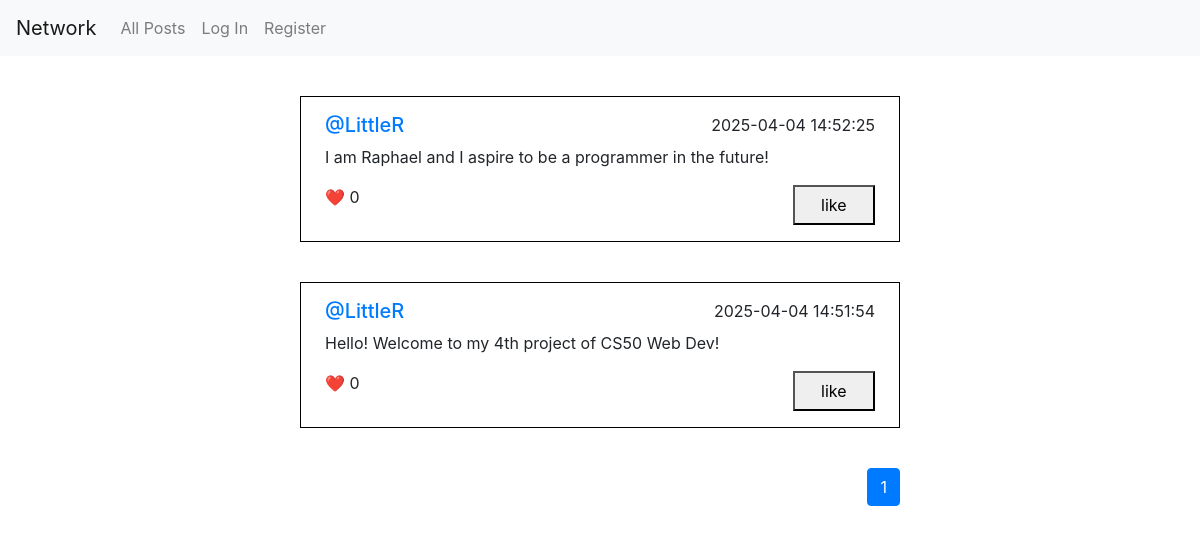
The page / on the database its author committed.
### network/models.py (models this page shows)
class User(AbstractUser):
    pass

class Post(models.Model):
    user = models.ForeignKey(User, on_delete=models.CASCADE, related_name="user_posts")
    content = models.CharField(max_length=1024)
    datetime = models.DateTimeField(auto_now_add=True)

### network/views.py (the view)
# urls.py: path("", views.index, name="index"),
def index(request):
    post_page, page_count, page_list = get_post_page()
    return render(request, "network/index.html", {
        "post_page": post_page,
        "page_no": 1,
        "page_count": page_count,
        "page_list": page_list,
        "filter": "index"
    })

### network/views.py (called while the page is built)
def get_likes_count(post_id):
    return Like.objects.filter(post__id=post_id).count()

### network/templates/network/index.html (shortened to what this page needs)
{% extends "network/layout.html" %}
{% load static %}
{% block body %}
    <div id="posts-div">
        {% for post in post_page %}
            <div class="post-div">
                <div class="post-header-div">
                    <h5 class="post-user"><a href="{% url 'profile' post.user.id %}">@{{ post.user.username }}</a></h5>
                    <div class="post-datetime">{{ post.datetime }}</div>
                </div>
                <div class="post-content-div">
                    <p class="post-content">{{ post.content }}</p>
                </div>
                <div class="post-like-div">
                    <p class="post-likes">❤️ <span class="likes-count">{{ post.likes_count }}</span></p>
                    <button class="like-post-button" onclick="like_post(this)">like</button>
                </div>
            </div>
        {% endfor %}
        {% if post_page %}
            <nav aria-label="Page navigation example" id="pagination-nav">
                <ul class="pagination">
                    {% for num in page_list %}
                        {% if num == page_no %}
                            <li class="page-item active" aria-current="page">
                                <a class="page-link" href="#">{{ num }}</a>
                            </li>
                        {% else %}
                            <li class="page-item">
                                <a class="page-link" data-page="{{ num }}" onclick="fetch_page(this, '{{ filter }}')">{{ num }}</a>
                            </li>
                        {% endif %}
                    {% endfor %}
                </ul>
            </nav>
        {% endif %}
    </div>
{% endblock %}

### network/templates/network/layout.html (shortened to what this page needs)
{% load static %}
<!DOCTYPE html>
<html lang="en">
    <head>
        <link rel="stylesheet" href="https://stackpath.bootstrapcdn.com/bootstrap/4.4.1/css/bootstrap.min.css">
        <link href="{% static 'network/css/styles.css' %}" rel="stylesheet">
    </head>
    <body>
        <nav class="navbar navbar-expand-lg navbar-light bg-light">
            <a class="navbar-brand" href="#">Network</a>
            <div>
              <ul class="navbar-nav mr-auto">
                <li class="nav-item">
                  <a class="nav-link" href="{% url 'index' %}">All Posts</a>
                </li>
                {% if user.is_authenticated %}
                    <li class="nav-item">
                        <a class="nav-link" href="{% url 'new-post' %}">New Post</a>
                    </li>
                    <li class="nav-item">
                        <a class="nav-link" href="{% url 'following' %}">Following</a>
                    </li>
                    <li class="nav-item">
                        <a class="nav-link" href="{% url 'logout' %}">Log Out</a>
                    </li>
                {% else %}
                        <li class="nav-item">
                            <a class="nav-link" href="{% url 'login' %}">Log In</a>
                        </li>
                        <li class="nav-item">
                            <a class="nav-link" href="{% url 'register' %}">Register</a>
                        </li>
                {% endif %}
              </ul>
            </div>
          </nav>
        <div class="body">
            {% block body %}
            {% endblock %}
        </div>
    </body>
</html>

### network/static/network/css/styles.css (style rules this page uses)
#posts-div { width: 50vw; margin: auto; position: relative; }
.post-div { width: 100%; margin-top: 5vh; padding: 2vh 2vw; border: solid black 1px; }
.post-header-div, .post-content-div, .post-like-div { display: flex; flex-direction: row; justify-content: space-between; }
.edit-post-button, .confirm-post-button, .like-post-button { height: 5vh; width: 15%; }
.post-content, .content-textarea { width: 85%; resize: none; }
#pagination-nav { position: absolute; right: 0; margin-top: 5vh; }

### rows shown on the page
User: user.username "LittleR" "LittleR"
Post: content "I am Raphael and I aspire to be a programmer in the future!"
Post: content "Hello! Welcome to my 4th project of CS50 Web Dev!"

### other values the page prints
{{ post.datetime }} "2025-04-04 14:52:25" "2025-04-04 14:51:54"
{{ post.likes_count }} "0" "0"
{{ num }} "1"
